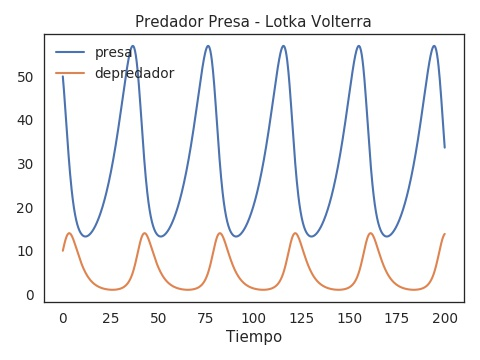

Reproduce this figure in Python.
from tkinter import *
from PIL import Image, ImageTk
import numpy as np
from matplotlib import pyplot
from scipy.integrate import odeint
from modsim import *

root = Tk()
root.geometry('1340x615')
root.title('UM / MODELOS Y SIMULACION 2020 / MODELO PREDADOR PRESA DE LOTKA-VOLTERRA')

parametros = Label(root,text="Parametros",font=("Arial Bold", 16))
parametros.grid(row=1,column=1,sticky=W)

### Parametros: alpha, beta, gamma, delta ###
# parametro alpha
alpha_label = Label(root,text="α:",font=("Arial", 14))
alpha_label.grid(row=2,column=1,sticky=W)
a_default = StringVar()
a_default.set("0.1")
a = Entry(root,width=7,textvariable=a_default)
a.grid(row=2,column=2)

'''Importamos imagen con la ecuacion e lotka-volterra'''
load = Image.open("ecuacion.png")
render = ImageTk.PhotoImage(load)
img = Label(root, image=render)
img.grid(row=1,column=3)
img.image = render
img.place(x=340, y=0)

# parametro beta
beta_label= Label(root,text="β: ",font=("Arial", 14))
beta_label.grid(row=3,column=1,sticky=W)
b_default = StringVar()
b_default.set("0.02")
b = Entry(root,width=7,textvariable=b_default)
b.grid(row=3,column=2)

# parametro gamma
gamma_label = Label(root,text="ɣ: ",font=("Arial", 14))
gamma_label.grid(row=4,column=1,sticky=W)
c_default = StringVar()
c_default.set("0.3")
c = Entry(root,width=7,textvariable=c_default)
c.grid(row=4,column=2)

# parametro delta
delta_label = Label(root,text="δ: ",font=("Arial", 14))
delta_label.grid(row=5,column=1,sticky=W)
d_default = StringVar()
d_default.set("0.01")
d = Entry(root,width=7,textvariable=d_default)
d.grid(row=5,column=2)

parametros = Label(root,text="Condiciones Iniciales",font=("Arial Bold", 16))
parametros.grid(row=6,column=1,sticky=W)

### Condiciones Iniciales: numero de presas, numero de depredadores, tiempo ###
# presas
x0_label = Label(root,text="Presas: ",font=("Arial", 14))
x0_label.grid(row=7,column=1,sticky=W)
presas_default = StringVar()
presas_default.set("50")
x0 = Entry(root,width=7,textvariable=presas_default)
x0.grid(row=7,column=2)

# depredadores
y0_label = Label(root,text="Depredadores: ",font=("Arial", 14))
y0_label.grid(row=8,column=1,sticky=W)
depredadores_default = StringVar()
depredadores_default.set("10")
y0 = Entry(root,width=7,textvariable=depredadores_default)
y0.grid(row=8,column=2)

# tiempo
tiempo_label = Label(root,text="Tiempo: ",font=("Arial", 14))
tiempo_label.grid(row=9,column=1,sticky=W)
tf_default = StringVar()
tf_default.set("200")
tf = Entry(root,width=7,textvariable=tf_default)
tf.grid(row=9,column=2)

def df_dt(x, t, a, b, c, d):
    """Función del sistema en forma canónica"""
    dx = a * x[0] - b * x[0] * x[1]
    dy = - c * x[1] + d * x[0] * x[1]
    return np.array([dx, dy])

def simulacion():
    condiciones_iniciales = np.array([int(x0.get()), int(y0.get())])
    N = 1000
    '''La función numpy.linspace genera un array NumPy formado por n números equiespaciados entre dos dados.Su sintaxis es:
    numpy.linspace(valor - inicial, valor - final, número de valores)
    Ejemplo:
    m = np.linspace(10, 40, 4)
    array([10, 20, 30, 40])    crea un array con 4 valores comprendidos entre 10 y 40, y que ademas sean equidistantes'''
    t = np.linspace(0, float(tf.get()), N)
    solucion = odeint(df_dt, condiciones_iniciales, t, args=(float(a.get()), float(b.get()), float(c.get()), float(d.get())))

    pyplot.clf()  # borra la configuracion actual
    plot(t, solucion[:, 0], label='presa')
    plot(t, solucion[:, 1], label='depredador')
    decorate(xlabel='Tiempo', ylabel='', title="Predador Presa - Lotka Volterra")
    savefig('lotka-volterra.jpg', dpi=75)
    load = Image.open("lotka-volterra.jpg")
    render = ImageTk.PhotoImage(load)
    img = Label(root, image=render)
    img.grid(row=10, column=1)
    img.image = render
    img.place(x=340, y=250)

    pyplot.clf()  # borra la configuracion actual
    x_max = np.max(solucion[:, 0]) * 1.05
    y_max = np.max(solucion[:, 1]) * 1.05
    x = np.linspace(0, x_max, 25)
    y = np.linspace(0, y_max, 25)
    xx, yy = np.meshgrid(x, y)
    uu, vv = df_dt((xx, yy), 0, float(a.get()), float(b.get()), float(c.get()), float(d.get()))
    norm = np.sqrt(uu ** 2 + vv ** 2)
    uu = uu / norm
    vv = vv / norm
    pyplot.quiver(xx, yy, uu, vv, norm, cmap=plt.cm.gray)
    plot(solucion[:, 0], solucion[:, 1])
    decorate(xlabel='', ylabel='', title="Lotka Volterra - Diagrama de Fases")
    savefig('lotka-volterra2.jpg', dpi=75)
    load = Image.open("lotka-volterra2.jpg")
    render = ImageTk.PhotoImage(load)
    img = Label(root, image=render)
    img.grid(row=10, column=2)
    img.image = render
    img.place(x=857, y=250)

finish = Button(root,text="simular",font=("Arial Bold", 15),command=simulacion)
finish.grid(row=11,column=1)

root.mainloop()